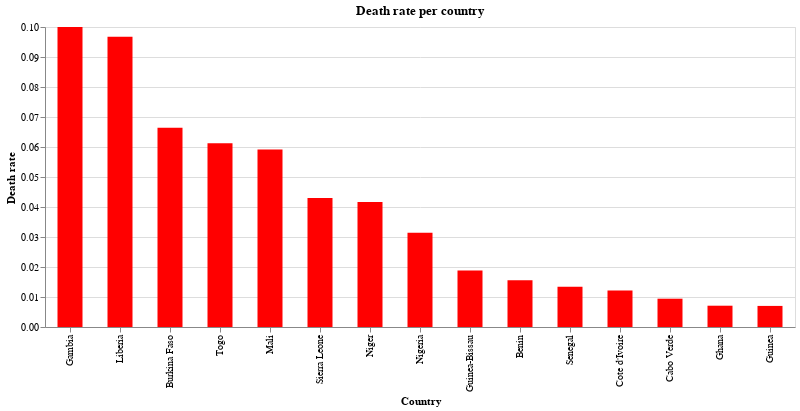

Notebook source saved alongside this figure:
### Markdown cell above
### Death rate per Country

### Code cell
source = covid_ana_sort

alt.Chart(source).mark_bar(size = 25).encode(x = alt.X('Country', sort='-y'), y = 'Death rate', color = alt.value('red'),).properties(width = alt.Step(50), height = 300, title = 'Death rate per country').interactive()

### Figure 1 — Vega-Lite specification as saved in the notebook (floating-point values rounded to 4 significant figures)
{"config": {"view": {"continuousWidth": 400, "continuousHeight": 300}}, "data": {"name": "data-416707c981b8a0983a2c34cd6ea98250"}, "mark": {"type": "bar", "size": 25}, "encoding": {"color": {"value": "red"}, "x": {"type": "nominal", "field": "Country", "sort": "-y"}, "y": {"type": "quantitative", "field": "Death rate"}}, "height": 300, "selection": {"selector003": {"type": "interval", "bind": "scales", "encodings": ["x", "y"]}}, "title": "Death rate per country", "width": {"step": 50}, "$schema": "https://vega.github.io/schema/vega-lite/v4.0.2.json", "datasets": {"data-416707c981b8a0983a2c34cd6ea98250": [{"Country": "Ghana", "Lat": 7.947, "Long": -1.023, "Date": "2020-04-26T00:00:00", "Confirmed_cases": 1550, "Dead": 11, "Recovered": 155, "ill people": 1395, "Death rate": 0.007097, "Recovered rate": 0.1}, {"Country": "Nigeria", "Lat": 9.082, "Long": 8.675, "Date": "2020-04-26T00:00:00", "Confirmed_cases": 1273, "Dead": 40, "Recovered": 239, "ill people": 1034, "Death rate": 0.03142, "Recovered rate": 0.1877}, {"Country": "Cote d'Ivoire", "Lat": 7.54, "Long": -5.547, "Date": "2020-04-26T00:00:00", "Confirmed_cases": 1150, "Dead": 14, "Recovered": 468, "ill people": 682, "Death rate": 0.01217, "Recovered rate": 0.407}, {"Country": "Guinea", "Lat": 9.946, "Long": -9.697, "Date": "2020-04-26T00:00:00", "Confirmed_cases": 996, "Dead": 7, "Recovered": 208, "ill people": 788, "Death rate": 0.007028, "Recovered rate": 0.2088}, {"Country": "Niger", "Lat": 17.61, "Long": 8.082, "Date": "2020-04-26T00:00:00", "Confirmed_cases": 696, "Dead": 29, "Recovered": 350, "ill people": 346, "Death rate": 0.04167, "Recovered rate": 0.5029}, {"Country": "Senegal", "Lat": 14.5, "Long": -14.45, "Date": "2020-04-26T00:00:00", "Confirmed_cases": 671, "Dead": 9, "Recovered": 283, "ill people": 388, "Death rate": 0.01341, "Recovered rate": 0.4218}, {"Country": "Burkina Faso", "Lat": 12.24, "Long": -1.562, "Date": "2020-04-26T00:00:00", "Confirmed_cases": 632, "Dead": 42, "Recovered": 453, "ill people": 179, "Death rate": 0.06646, "Recovered rate": 0.7168}, {"Country": "Mali", "Lat": 17.57, "Long": -3.996, "Date": "2020-04-26T00:00:00", "Confirmed_cases": 389, "Dead": 23, "Recovered": 112, "ill people": 277, "Death rate": 0.05913, "Recovered rate": 0.2879}, {"Country": "Liberia", "Lat": 6.428, "Long": -9.43, "Date": "2020-04-26T00:00:00", "Confirmed_cases": 124, "Dead": 12, "Recovered": 25, "ill people": 99, "Death rate": 0.09677, "Recovered rate": 0.2016}, {"Country": "Cabo Verde", "Lat": 16.54, "Long": -23.04, "Date": "2020-04-26T00:00:00", "Confirmed_cases": 106, "Dead": 1, "Recovered": 1, "ill people": 105, "Death rate": 0.009434, "Recovered rate": 0.009434}, {"Country": "Togo", "Lat": 8.62, "Long": 0.8248, "Date": "2020-04-26T00:00:00", "Confirmed_cases": 98, "Dead": 6, "Recovered": 62, "ill people": 36, "Death rate": 0.06122, "Recovered rate": 0.6327}, {"Country": "Sierra Leone", "Lat": 8.461, "Long": -11.78, "Date": "2020-04-26T00:00:00", "Confirmed_cases": 93, "Dead": 4, "Recovered": 10, "ill people": 83, "Death rate": 0.04301, "Recovered rate": 0.1075}, {"Country": "Benin", "Lat": 9.308, "Long": 2.316, "Date": "2020-04-26T00:00:00", "Confirmed_cases": 64, "Dead": 1, "Recovered": 33, "ill people": 31, "Death rate": 0.01562, "Recovered rate": 0.5156}, {"Country": "Guinea-Bissau", "Lat": 11.8, "Long": -15.18, "Date": "2020-04-26T00:00:00", "Confirmed_cases": 53, "Dead": 1, "Recovered": 3, "ill people": 50, "Death rate": 0.01887, "Recovered rate": 0.0566}, {"Country": "Gambia", "Lat": 13.44, "Long": -15.31, "Date": "2020-04-26T00:00:00", "Confirmed_cases": 10, "Dead": 1, "Recovered": 8, "ill people": 2, "Death rate": 0.1, "Recovered rate": 0.8}]}}
